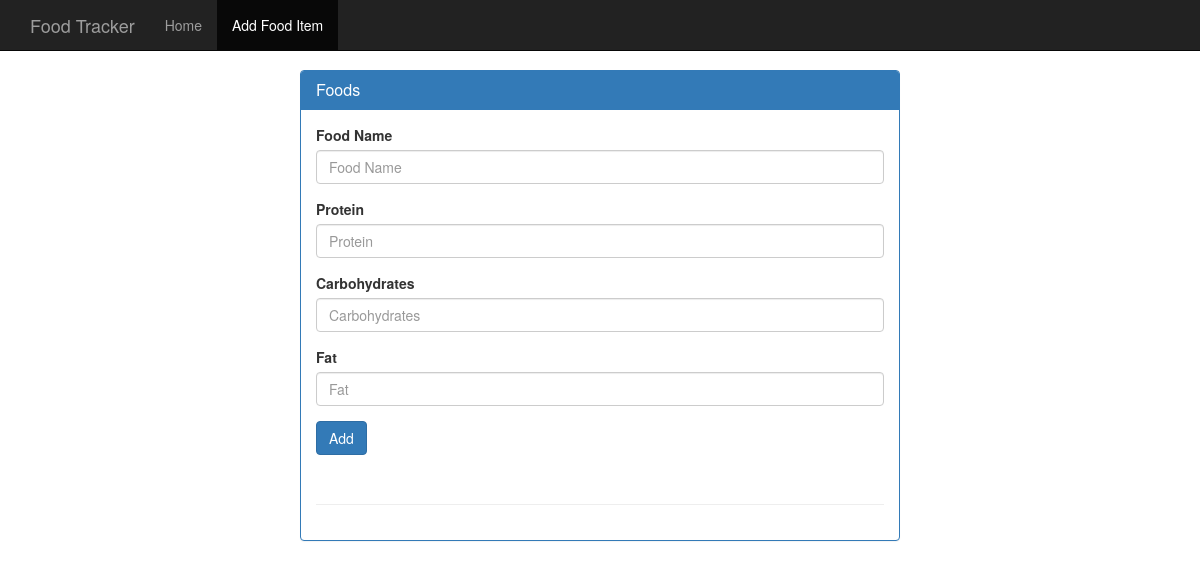
/food, run on an earlier commit of the app's database.
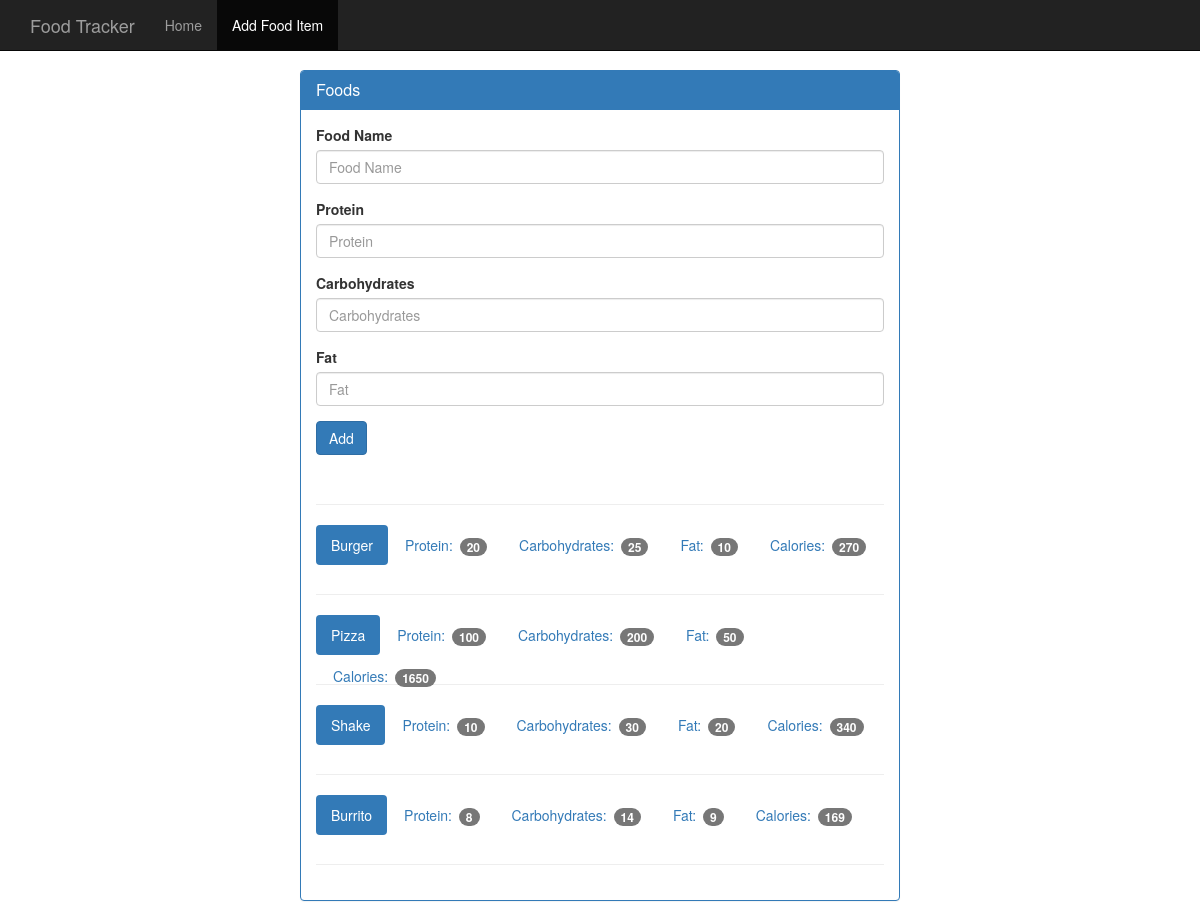
And on a later commit of the database.
### tables this page shows
CREATE TABLE food (
    id integer primary key autoincrement,
    name text not null,
    protein integer not null,
    carbohydrates integer not null,
    fat integer not null,
    calories integer not null
);

### app.py (the view, shortened to what this page needs)
@app.route('/food', methods=["GET", "POST"])
def food():
    db = get_db()
    cur = db.execute('SELECT * FROM food')
    results = cur.fetchall()
    return render_template('add_food.html', results=results)

### app.py (called while the page is built)
def connect_db():
    sql= sqlite3.connect('food_log.db')
    sql.row_factory = sqlite3.Row # Results will be returned as dictionaries instead of tuples
    return sql

def get_db():
    if not hasattr(g, 'sqlite3_db'):
        g.sqlite_db = connect_db()
    return g.sqlite_db

### templates/add_food.html (shortened to what this page needs)
<!DOCTYPE html>
<html lang="en">
  <head>
    <link href="{{ url_for('static', filename='bootstrap.min.css') }}" rel="stylesheet">
    <link href="{{ url_for('static', filename='theme.css') }}" rel="stylesheet">
  </head>
  <body>
    <nav class="navbar navbar-inverse navbar-fixed-top">
      <div class="container">
        <div class="navbar-header">
          <a class="navbar-brand" href="#">Food Tracker</a>
        </div>
        <div id="navbar" class="navbar-collapse collapse">
          <ul class="nav navbar-nav">
            <li><a href="#">Home</a></li>
            <li class="active"><a href="#">Add Food Item</a></li>
          </ul>
        </div>
      </div>
    </nav>
    <div class="container theme-showcase col-sm-6 col-sm-offset-3" role="main">
      <div class="row">
        <div>
          <div class="panel panel-primary">
            <div class="panel-heading">
              <h3 class="panel-title">Foods</h3>
            </div>
            <div class="panel-body">
              <form method="POST" action="{{ url_for('food') }}">
                <div class="form-group">
                  <label for="food-name">Food Name</label>
                  <input type="text" class="form-control" id="food-name" placeholder="Food Name" name="food-name">
                </div>
                <div class="form-group">
                  <label for="protein">Protein</label>
                  <input type="number" class="form-control" id="protein" placeholder="Protein" name="protein">
                </div>
                <div class="form-group">
                  <label for="carbohydrates">Carbohydrates</label>
                  <input type="number" class="form-control" id="carbohydrates" placeholder="Carbohydrates" name="carbohydrates">
                </div>
                <div class="form-group">
                  <label for="fat">Fat</label>
                  <input type="number" class="form-control" id="fat" placeholder="Fat" name="fat">
                </div>
                <button type="submit" class="btn btn-primary">Add</button>
              </form>
              <div class="page-header"></div>
              <ul class="nav nav-pills" role="tablist">
                {% for food in results %}
                <li class="active"><a>{{ food.name }}</a></li>
                <li><a>Protein: <span class="badge">{{ food.protein }}</span></a></li>
                <li><a>Carbohydrates: <span class="badge">{{ food.carbohydrates }}</span></a></li>
                <li><a>Fat: <span class="badge">{{ food.fat }}</span></a></li>
                <li><a>Calories: <span class="badge">{{ food.calories }}</span></a></li><br>
                <div class="page-header"></div>
                {% endfor %}
              </ul>
            </div>
          </div>
        </div>
      </div>
    </div>
  </body>
</html>

### static/theme.css (style rules this page uses)
body { padding-top: 70px; padding-bottom: 30px; }

What changed in the data, as far as the page shows it:
added food: name "Burger", protein "20", carbohydrates "25", fat "10", calories "270"
added food: name "Pizza", protein "100", carbohydrates "200", fat "50", calories "1650"
added food: name "Shake", protein "10", carbohydrates "30", fat "20", calories "340"
added food: name "Burrito", protein "8", carbohydrates "14", fat "9", calories "169"
